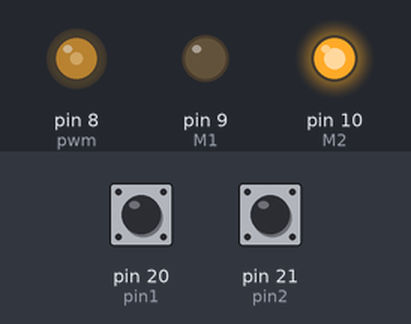
Recording of a sketch running on a simulated Arduino Mega 2560, built with avr-gcc and run on an emulated ATmega2560. Parts: output pins drawn as LEDs (lit = HIGH). Inputs (shaded band) come from the test bench; at power-on: pin 20 (pin1) HIGH, pin 21 (pin2) HIGH. What the sketch prints to the serial monitor is not drawn.

Above: at 1.2 s.
1.3 s: pin 20 (pin1) pulsed LOW 5 times (0.12 s each, 0.3 s apart)
Timing chart, 0 to 4.3 s (numbered marks = the images above; inputs shaded):
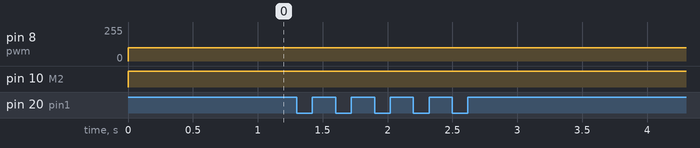

The sketch:

encoder2.ino
```cpp
#define pin1 20
#define pin2 21
#define M1 9
#define M2 10
#define pwm 8
int a[90];
int val, enc=0;
int i=45;
int val1;
int x[2];
//#include "TFMini.h"

   #define serial1 Serial1   // Uno RX (TFMINI TX), Uno TX (TFMINI RX)s
void tfmini()
{
  if(serial1.available()>=9)
    {
        if((0x59 == serial1.read()) && (0x59 == serial1.read())) //Byte1 & Byte2
        {
            unsigned int t1 = serial1.read(); //Byte3
            unsigned int t2 = serial1.read(); //Byte4

            t2 <<= 8;
            t2 += t1;
            x[0]= t2;
            //Serial.println(x[0]);
            //Serial.print('\t');

            t1 = serial1.read(); //Byte5
            t2 = serial1.read(); //Byte6

            t2 <<= 8;
            t2 += t1;
            x[1] = t2;
//            Serial.println(t2);

            for(int i=0; i<3; i++)
            {
                serial1.read(); ////Byte7,8,9
            }
        }
       //Serial.print(" ");
    }
//    Serial.flush();


}
//TFMini tfmini;

void setup() {
  // put your setup code here, to run once:
  Serial.begin(115200);
  pinMode(M1, OUTPUT);
  pinMode(M2, OUTPUT);
  pinMode(pwm,OUTPUT);
  pinMode(pin1, INPUT_PULLUP);
  pinMode(pin2, INPUT_PULLUP);
  attachInterrupt(digitalPinToInterrupt(pin1), check, CHANGE);
  //Serial.println ("Initializing...");

  // Step 2: Initialize the data rate for the SoftwareSerial port


  // Step 3: Initialize the TF Mini sensor
  serial1.begin(115200);
 // attachInterrupt(digitalPinToInterrupt(pin2), check1, RISING);

}
void check()
{
//  Serial.println("Hi");
//  Serial.println(tfmini.getDistance());
  if(digitalRead(pin2)==digitalRead(pin1))
  {
    val++;
    }
    else
    val--;


   //Serial1.println(x);
  }

// void check1()
// {
//  if(digitalRead(pin2)==HIGH)
//  {
//    val--;
//  }
//  else
//  val++;
// }

void loop() {
 // Serial.println(val);
  if(enc==0)
  {
  digitalWrite(M1, LOW);
  digitalWrite(M2, HIGH);
  analogWrite(pwm, 100);
  if(val>=100){
    enc=1;
  }
  }

  if(enc==1)
  {
    digitalWrite(M1, HIGH);
    digitalWrite(M2, LOW);
    analogWrite(pwm, 100);
    if(val<=-100)
    enc=0;
  }

//  Serial.print("enc=");
//  Serial.println(enc);
//  Serial.println("1");
//  Serial.println(tfmini.getDistance());
//  Serial.println("2");
if(val-val1==2 || val-val1==-2);
{
tfmini();
//Serial.println("11");
}
             //Serial.print("X=");
//Serial.println(x[0]);
val1=val;
            //Serial.print("enc=");
//Serial.println(val);


String s = String(val);

String t = String(x[0]);

String u = "," + t + "," + s + ",";

//Serial.println(u);
Serial.println(u);


//int angle = (val*90)/350;
//Serial.println(val);
//Serial.println(angle);

//Serial.println(x[0],val);

}
```
